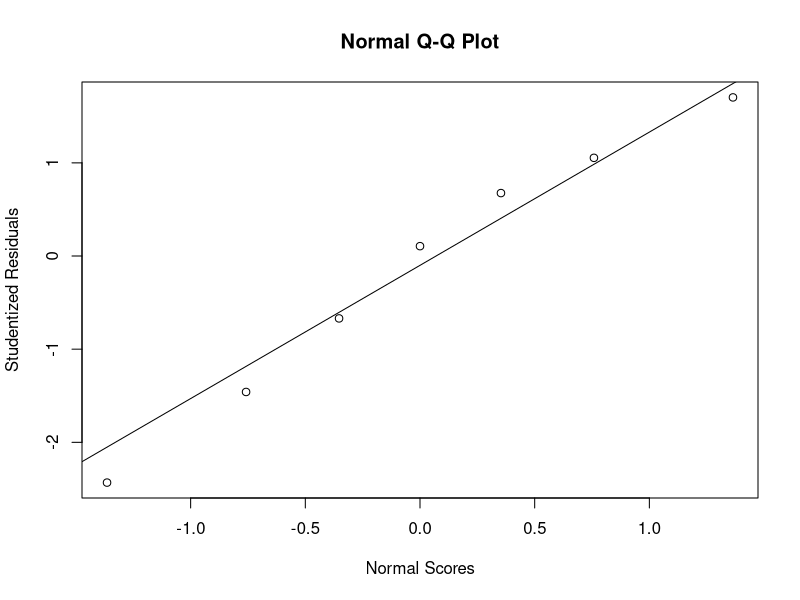
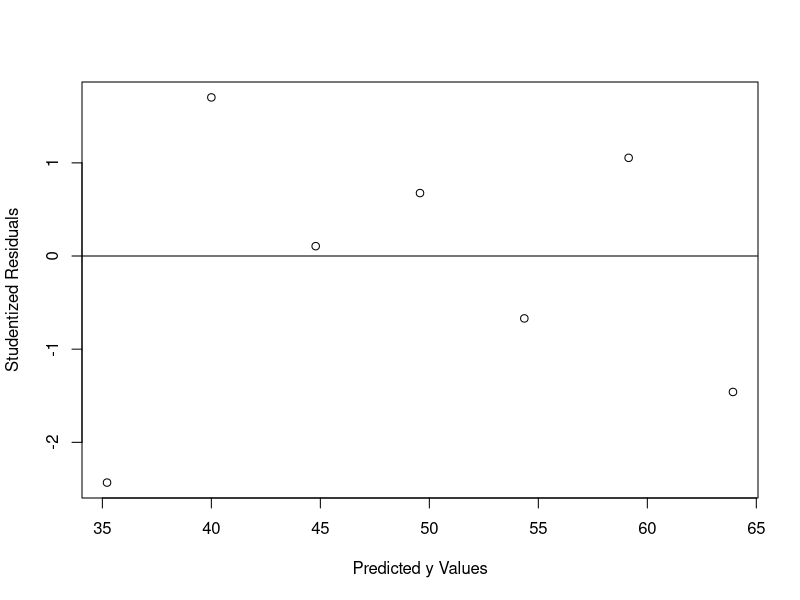
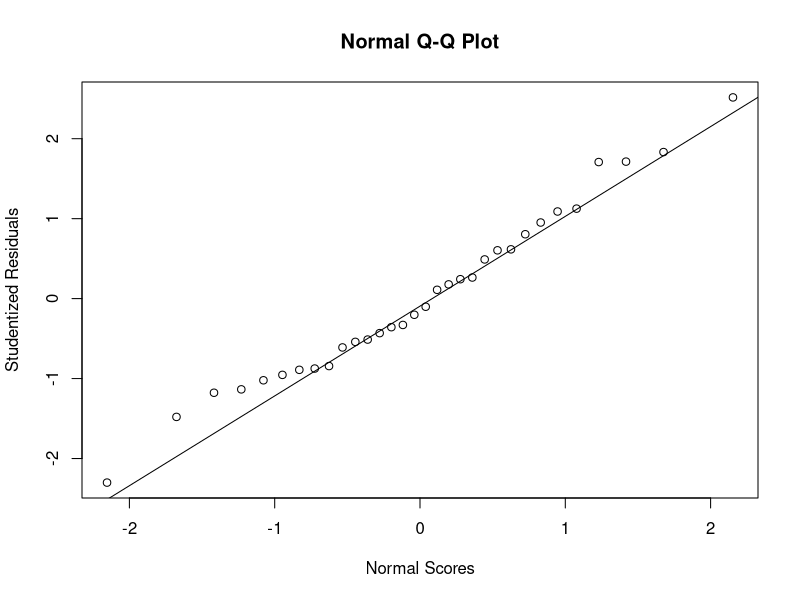
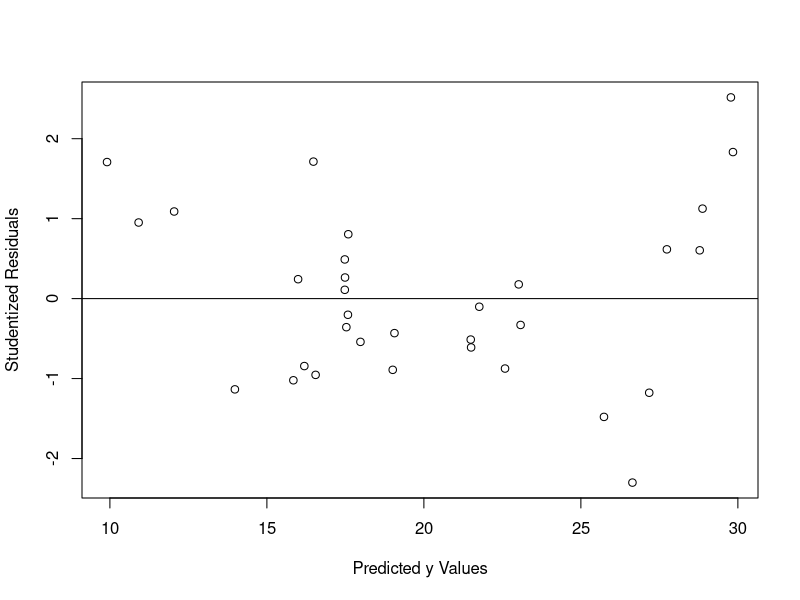
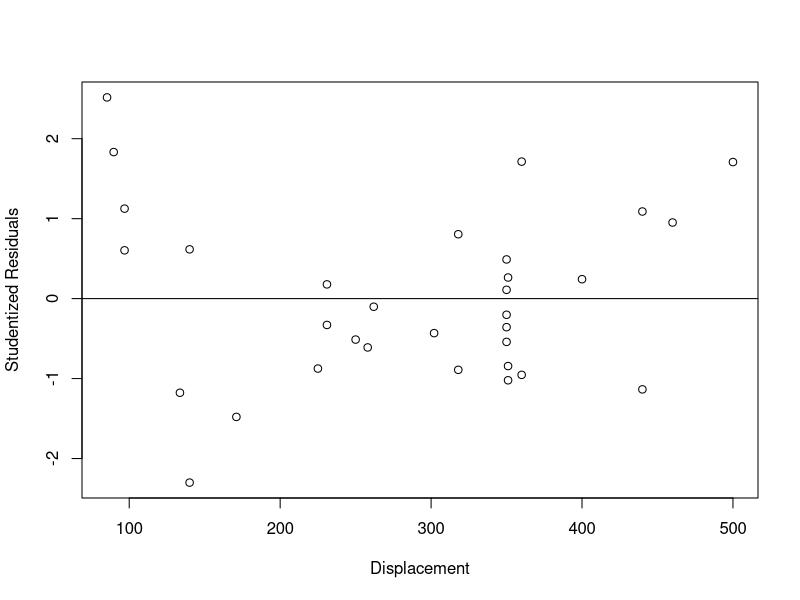
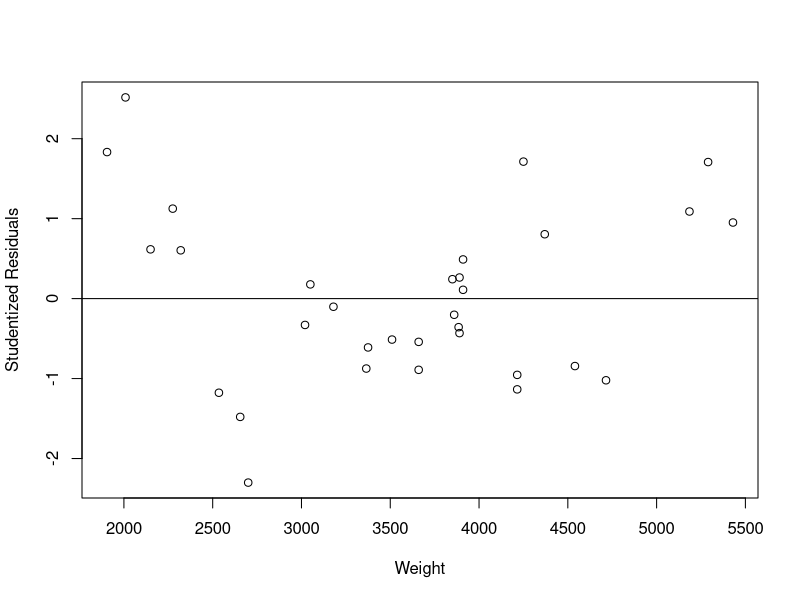

R code for these plots, in order:
# question 1
# part 3
tortoise <- data.frame(endemics = c(23, 21, 3, 9, 1, 11, 0, 7),
                    species = c(58, 31, 3, 25, 2, 18, 24, 10))
tortoise.model <- lm(species ~ endemics, data = tortoise)
summary(tortoise.model)

# part 4
confint(tortoise.model, level = 0.95)

# part 6
y.hat.23 <- predict(tortoise.model, newdata = data.frame(endemics = 23))

library(dplyr)
y.23 <- tortoise %>% filter(endemics == 23) %>% pull(species)

res.23 <- y.hat.23 - y.23
res.23

# part 7
3.30**2

# part 8
library(gmodels)
glh.test(tortoise.model, c(0, 1), c(2))


# question 2
# part 2
DFR.2 <- 3
DFT.2 <- 23
DFE.2 <- DFT.2 - DFR.2
DFE.2

SSE.2 <- 61.44300
SST.2 <- 689.26000
SSR.2 <- SST.2 - SSE.2
SSR.2

MSR.2 <- SSR.2 / DFR.2
MSR.2

MSE.2 <- SSE.2 / DFE.2
MSE.2

MST.2 <- SST.2 / DFT.2

F.2 <- MSR.2 / MSE.2
F.2

p.2 <- pf(F.2, DFR.2, DFE.2, lower.tail = FALSE)
p.2

# part 4
r2.2 <- SSR.2 / SST.2
r2.2

# part 5
r2adj.2 <- 1- (MSE.2 / MST.2)
r2adj.2

# part 6
sigma.hat.2 <- sqrt(MSE.2)
sigma.hat.2


# question 3
# part b
k.3 <- 2
n.3 <- 25
r2.3 <- 0.90

F.3 <- (r2.3 * (n.3 - (k.3 +1))) / (k.3 * (1 - r2.3))
F.3

DFR.3 <- k.3
DFT.3 <- n.3 - 1
DFE.3 <- DFT.3 - DFR.3

p.3 <- pf(F.3, DFR.3, DFE.3, lower.tail = FALSE)
p.3


# question 4
soap <- data.frame(grams.product = c(4.0, 4.5, 5.0, 5.5, 6.0, 6.5, 7.0),
                    suds.height = c(32, 43, 45, 51, 53, 61, 62))

# part a
soap.model <- lm(suds.height ~ grams.product, data = soap)
soap.model

# part b
summary(soap.model)

# part c
soap.res <- resid(soap.model)
soap.modified <- cbind(soap, soap.model$fit, soap.res)
soap.modified

soap.studres <- rstandard(soap.model) / sqrt((1 - lm.influence(soap.model)$hat))
qqnorm(soap.studres,
    ylab="Studentized Residuals",
    xlab="Normal Scores")
qqline(soap.studres)

plot(soap.studres ~ soap.model$fit, 
    data = soap,
    ylab = "Studentized Residuals",
    xlab = "Predicted y Values")
abline(0, 0)


# question 5
automobile <- read.table("AutomobileTable.txt", header = TRUE, sep = ",")

# part a
automobile.model <- lm(Y.Miles.gal. ~ X1.Displacement..in3. + X2.Weight..lbs., data = automobile)
automobile.model

# part b and c
anova(automobile.model)
summary(automobile.model)

# part d
confint(automobile.model)

# part e
predict(automobile.model, data.frame(X1.Displacement..in3. = 275, X2.Weight..lbs. = 3000), interval = "confidence", level = 0.95)

# part f
predict(automobile.model, data.frame(X1.Displacement..in3. = 275, X2.Weight..lbs. = 3000), interval = "prediction", level = 0.95)

# part h
automobile.studres <- rstandard(automobile.model) / sqrt((1 - lm.influence(automobile.model)$hat))
qqnorm(automobile.studres,
    ylab="Studentized Residuals",
    xlab="Normal Scores")
qqline(automobile.studres)

plot(automobile.studres ~ automobile.model$fit, 
    data = automobile,
    ylab = "Studentized Residuals",
    xlab = "Predicted y Values")
abline(0, 0)

plot(automobile.studres ~ X1.Displacement..in3., 
    data = automobile,
    ylab = "Studentized Residuals",
    xlab = "Displacement")
abline(0, 0)

plot(automobile.studres ~ X2.Weight..lbs., 
    data = automobile,
    ylab = "Studentized Residuals",
    xlab = "Weight")
abline(0, 0)
